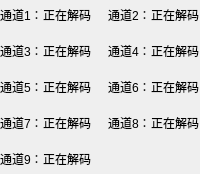
                       <widget class="QWidget" name="widget_12" native="true">
                        <layout class="QVBoxLayout" name="verticalLayout_2">
                         <property name="spacing">
                          <number>6</number>
                         </property>
                         <property name="leftMargin">
                          <number>0</number>
                         </property>
                         <property name="topMargin">
                          <number>0</number>
                         </property>
                         <property name="rightMargin">
                          <number>0</number>
                         </property>
                         <property name="bottomMargin">
                          <number>0</number>
                         </property>
                         <item>
                          <widget class="QWidget" name="widget_10" native="true">
                           <property name="minimumSize">
                            <size>
                             <width>0</width>
                             <height>30</height>
                            </size>
                           </property>
                           <layout class="QHBoxLayout" name="horizontalLayout_15">
                            <property name="spacing">
                             <number>0</number>
                            </property>
                            <property name="leftMargin">
                             <number>0</number>
                            </property>
                            <property name="topMargin">
                             <number>0</number>
                            </property>
                            <property name="rightMargin">
                             <number>0</number>
                            </property>
                            <property name="bottomMargin">
                             <number>0</number>
                            </property>
                            <item>
                             <widget class="QWidget" name="widget_9" native="true">
                              <property name="minimumSize">
                               <size>
                                <width>0</width>
                                <height>30</height>
                               </size>
                              </property>
                              <layout class="QHBoxLayout" name="horizontalLayout_7">
                               <property name="spacing">
                                <number>0</number>
                               </property>
                               <property name="leftMargin">
                                <number>0</number>
                               </property>
                               <property name="topMargin">
                                <number>0</number>
                               </property>
                               <property name="rightMargin">
                                <number>0</number>
                               </property>
                               <property name="bottomMargin">
                                <number>0</number>
                               </property>
                               <item>
                                <widget class="QLabel" name="label">
                                 <property name="styleSheet">
                                  <string notr="true"/>
                                 </property>
                                 <property name="text">
                                  <string>通道1：</string>
                                 </property>
                                </widget>
                               </item>
                               <item>
                                <widget class="QLabel" name="label_td1">
                                 <property name="styleSheet">
                                  <string notr="true"/>
                                 </property>
                                 <property name="text">
                                  <string>正在解码</string>
                                 </property>
                                </widget>
                               </item>
                               <item>
                                <spacer name="horizontalSpacer_5">
                                 <property name="orientation">
                                  <enum>Qt::Horizontal</enum>
                                 </property>
                                 <property name="sizeHint" stdset="0">
                                  <size>
                                   <width>1</width>
                                   <height>20</height>
                                  </size>
                                 </property>
                                </spacer>
                               </item>
                              </layout>
                             </widget>
                            </item>
                            <item>
                             <widget class="QWidget" name="widget_11" native="true">
                              <layout class="QHBoxLayout" name="horizontalLayout_8">
                               <property name="spacing">
                                <number>0</number>
                               </property>
                               <property name="leftMargin">
                                <number>9</number>
                               </property>
                               <property name="topMargin">
                                <number>0</number>
                               </property>
                               <property name="rightMargin">
                                <number>0</number>
                               </property>
                               <property name="bottomMargin">
                                <number>0</number>
                               </property>
                               <item>
                                <widget class="QLabel" name="label_4">
                                 <property name="styleSheet">
                                  <string notr="true"/>
                                 </property>
                                 <property name="text">
                                  <string>通道2：</string>
                                 </property>
                                </widget>
                               </item>
                               <item>
                                <widget class="QLabel" name="label_td2">
                                 <property name="styleSheet">
                                  <string notr="true"/>
                                 </property>
                                 <property name="text">
                                  <string>正在解码</string>
                                 </property>
                                </widget>
                               </item>
                               <item>
                                <spacer name="horizontalSpacer_6">
                                 <property name="orientation">
                                  <enum>Qt::Horizontal</enum>
                                 </property>
                                 <property name="sizeHint" stdset="0">
                                  <size>
                                   <width>1</width>
                                   <height>20</height>
                                  </size>
                                 </property>
                                </spacer>
                               </item>
                              </layout>
                             </widget>
                            </item>
                           </layout>
                          </widget>
                         </item>
                         <item>
                          <widget class="QWidget" name="widget_13" native="true">
                           <property name="minimumSize">
                            <size>
                             <width>0</width>
                             <height>30</height>
                            </size>
                           </property>
                           <layout class="QHBoxLayout" name="horizontalLayout_16">
                            <property name="spacing">
                             <number>0</number>
                            </property>
                            <property name="leftMargin">
                             <number>0</number>
                            </property>
                            <property name="topMargin">
                             <number>0</number>
                            </property>
                            <property name="rightMargin">
                             <number>0</number>
                            </property>
                            <property name="bottomMargin">
                             <number>0</number>
                            </property>
                            <item>
                             <widget class="QWidget" name="widget_14" native="true">
                              <layout class="QHBoxLayout" name="horizontalLayout_9">
                               <property name="spacing">
                                <number>0</number>
                               </property>
                               <property name="leftMargin">
                                <number>0</number>
                               </property>
                               <property name="topMargin">
                                <number>0</number>
                               </property>
                               <property name="rightMargin">
                                <number>0</number>
                               </property>
                               <property name="bottomMargin">
                                <number>0</number>
                               </property>
                               <item>
                                <widget class="QLabel" name="label_8">
                                 <property name="styleSheet">
                                  <string notr="true"/>
                                 </property>
                                 <property name="text">
                                  <string>通道3：</string>
                                 </property>
                                </widget>
                               </item>
                               <item>
                                <widget class="QLabel" name="label_td3">
                                 <property name="styleSheet">
                                  <string notr="true"/>
                                 </property>
                                 <property name="text">
                                  <string>正在解码</string>
                                 </property>
                                </widget>
                               </item>
                               <item>
                                <spacer name="horizontalSpacer_7">
                                 <property name="orientation">
                                  <enum>Qt::Horizontal</enum>
                                 </property>
                                 <property name="sizeHint" stdset="0">
                                  <size>
                                   <width>1</width>
                                   <height>20</height>
                                  </size>
                                 </property>
                                </spacer>
                               </item>
                              </layout>
                             </widget>
                            </item>
                            <item>
                             <widget class="QWidget" name="widget_15" native="true">
                              <layout class="QHBoxLayout" name="horizontalLayout_10">
                               <property name="spacing">
                                <number>0</number>
                               </property>
                               <property name="leftMargin">
                                <number>9</number>
                               </property>
                               <property name="topMargin">
                                <number>0</number>
                               </property>
                               <property name="rightMargin">
                                <number>0</number>
                               </property>
                               <property name="bottomMargin">
                                <number>0</number>
                               </property>
                               <item>
                                <widget class="QLabel" name="label_11">
                                 <property name="styleSheet">
                                  <string notr="true"/>
                                 </property>
                                 <property name="text">
                                  <string>通道4：</string>
                                 </property>
                                </widget>
                               </item>
                               <item>
                                <widget class="QLabel" name="label_td4">
                                 <property name="styleSheet">
                                  <string notr="true"/>
                                 </property>
                                 <property name="text">
                                  <string>正在解码</string>
                                 </property>
                                </widget>
                               </item>
                               <item>
                                <spacer name="horizontalSpacer_8">
                                 <property name="orientation">
                                  <enum>Qt::Horizontal</enum>
                                 </property>
                                 <property name="sizeHint" stdset="0">
                                  <size>
                                   <width>1</width>
                                   <height>20</height>
                                  </size>
                                 </property>
                                </spacer>
                               </item>
                              </layout>
                             </widget>
                            </item>
                           </layout>
                          </widget>
                         </item>
                         <item>
                          <widget class="QWidget" name="widget_16" native="true">
                           <property name="minimumSize">
                            <size>
                             <width>0</width>
                             <height>30</height>
                            </size>
                           </property>
                           <layout class="QHBoxLayout" name="horizontalLayout_17">
                            <property name="spacing">
                             <number>0</number>
                            </property>
                            <property name="leftMargin">
                             <number>0</number>
                            </property>
                            <property name="topMargin">
                             <number>0</number>
                            </property>
                            <property name="rightMargin">
                             <number>0</number>
                            </property>
                            <property name="bottomMargin">
                             <number>0</number>
                            </property>
                            <item>
                             <widget class="QWidget" name="widget_17" native="true">
                              <layout class="QHBoxLayout" name="horizontalLayout_11">
                               <property name="spacing">
                                <number>0</number>
                               </property>
                               <property name="leftMargin">
                                <number>0</number>
                               </property>
                               <property name="topMargin">
                                <number>0</number>
                               </property>
                               <property name="rightMargin">
                                <number>0</number>
                               </property>
                               <property name="bottomMargin">
                                <number>0</number>
                               </property>
                               <item>
                                <widget class="QLabel" name="label_13">
                                 <property name="styleSheet">
                                  <string notr="true"/>
                                 </property>
                                 <property name="text">
                                  <string>通道5：</string>
                                 </property>
                                </widget>
                               </item>
                               <item>
                                <widget class="QLabel" name="label_td5">
                                 <property name="styleSheet">
                                  <string notr="true"/>
                                 </property>
                                 <property name="text">
                                  <string>正在解码</string>
                                 </property>
                                </widget>
                               </item>
                               <item>
                                <spacer name="horizontalSpacer_9">
                                 <property name="orientation">
                                  <enum>Qt::Horizontal</enum>
                                 </property>
                                 <property name="sizeHint" stdset="0">
                                  <size>
                                   <width>1</width>
                                   <height>20</height>
                                  </size>
                                 </property>
                                </spacer>
                               </item>
                              </layout>
                             </widget>
                            </item>
                            <item>
                             <widget class="QWidget" name="widget_18" native="true">
                              <layout class="QHBoxLayout" name="horizontalLayout_12">
                               <property name="spacing">
                                <number>0</number>
                               </property>
                               <property name="leftMargin">
                                <number>9</number>
                               </property>
                               <property name="topMargin">
                                <number>0</number>
                               </property>
                               <property name="rightMargin">
                                <number>0</number>
                               </property>
                               <property name="bottomMargin">
                                <number>0</number>
                               </property>
                               <item>
                                <widget class="QLabel" name="label_15">
                                 <property name="styleSheet">
                                  <string notr="true"/>
                                 </property>
                                 <property name="text">
                                  <string>通道6：</string>
                                 </property>
                                </widget>
                               </item>
                               <item>
                                <widget class="QLabel" name="label_td6">
                                 <property name="styleSheet">
                                  <string notr="true"/>
                                 </property>
                                 <property name="text">
                                  <string>正在解码</string>
                                 </property>
                                </widget>
                               </item>
                               <item>
                                <spacer name="horizontalSpacer_10">
                                 <property name="orientation">
                                  <enum>Qt::Horizontal</enum>
                                 </property>
                                 <property name="sizeHint" stdset="0">
                                  <size>
                                   <width>1</width>
                                   <height>20</height>
                                  </size>
                                 </property>
                                </spacer>
                               </item>
                              </layout>
                             </widget>
                            </item>
                           </layout>
                          </widget>
                         </item>
                         <item>
                          <widget class="QWidget" name="widget_19" native="true">
                           <property name="minimumSize">
                            <size>
                             <width>0</width>
                             <height>30</height>
                            </size>
                           </property>
                           <layout class="QHBoxLayout" name="horizontalLayout_18">
                            <property name="spacing">
                             <number>0</number>
                            </property>
                            <property name="leftMargin">
                             <number>0</number>
                            </property>
                            <property name="topMargin">
                             <number>0</number>
                            </property>
                            <property name="rightMargin">
                             <number>0</number>
                            </property>
                            <property name="bottomMargin">
                             <number>0</number>
                            </property>
                            <item>
                             <widget class="QWidget" name="widget_20" native="true">
                              <layout class="QHBoxLayout" name="horizontalLayout_13">
                               <property name="spacing">
                                <number>0</number>
                               </property>
                               <property name="leftMargin">
                                <number>0</number>
                               </property>
                               <property name="topMargin">
                                <number>0</number>
                               </property>
                               <property name="rightMargin">
                                <number>0</number>
                               </property>
                               <property name="bottomMargin">
                                <number>0</number>
                               </property>
                               <item>
                                <widget class="QLabel" name="label_17">
                                 <property name="styleSheet">
                                  <string notr="true"/>
                                 </property>
                                 <property name="text">
                                  <string>通道7：</string>
                                 </property>
                                </widget>
                               </item>
                               <item>
                                <widget class="QLabel" name="label_td7">
                                 <property name="styleSheet">
                                  <string notr="true"/>
                                 </property>
                                 <property name="text">
                                  <string>正在解码</string>
                                 </property>
                                </widget>
                               </item>
                               <item>
                                <spacer name="horizontalSpacer_11">
                                 <property name="orientation">
                                  <enum>Qt::Horizontal</enum>
                                 </property>
                                 <property name="sizeHint" stdset="0">
                                  <size>
                                   <width>1</width>
                                   <height>20</height>
                                  </size>
                                 </property>
                                </spacer>
                               </item>
                              </layout>
                             </widget>
                            </item>
                            <item>
                             <widget class="QWidget" name="widget_21" native="true">
                              <layout class="QHBoxLayout" name="horizontalLayout_14">
                               <property name="spacing">
                                <number>0</number>
                               </property>
                               <property name="leftMargin">
                                <number>9</number>
                               </property>
                               <property name="topMargin">
                                <number>0</number>
                               </property>
                               <property name="rightMargin">
                                <number>0</number>
                               </property>
                               <property name="bottomMargin">
                                <number>0</number>
                               </property>
                               <item>
                                <widget class="QLabel" name="label_19">
                                 <property name="styleSheet">
                                  <string notr="true"/>
                                 </property>
                                 <property name="text">
                                  <string>通道8：</string>
                                 </property>
                                </widget>
                               </item>
                               <item>
                                <widget class="QLabel" name="label_td8">
                                 <property name="styleSheet">
                                  <string notr="true"/>
                                 </property>
                                 <property name="text">
                                  <string>正在解码</string>
                                 </property>
                                </widget>
                               </item>
                               <item>
                                <spacer name="horizontalSpacer_12">
                                 <property name="orientation">
                                  <enum>Qt::Horizontal</enum>
                                 </property>
                                 <property name="sizeHint" stdset="0">
                                  <size>
                                   <width>1</width>
                                   <height>20</height>
                                  </size>
                                 </property>
                                </spacer>
                               </item>
                              </layout>
                             </widget>
                            </item>
                           </layout>
                          </widget>
                         </item>
                         <item>
                          <widget class="QWidget" name="widget_23" native="true">
                           <property name="minimumSize">
                            <size>
                             <width>0</width>
                             <height>30</height>
                            </size>
                           </property>
                           <layout class="QHBoxLayout" name="horizontalLayout_27">
                            <property name="spacing">
                             <number>0</number>
                            </property>
                            <property name="leftMargin">
                             <number>0</number>
                            </property>
                            <property name="topMargin">
                             <number>0</number>
                            </property>
                            <property name="rightMargin">
                             <number>0</number>
                            </property>
                            <property name="bottomMargin">
                             <number>0</number>
                            </property>
                            <item>
                             <widget class="QWidget" name="widget_34" native="true">
                              <layout class="QHBoxLayout" name="horizontalLayout_28">
                               <property name="spacing">
                                <number>0</number>
                               </property>
                               <property name="leftMargin">
                                <number>0</number>
                               </property>
                               <property name="topMargin">
                                <number>0</number>
                               </property>
                               <property name="rightMargin">
                                <number>0</number>
                               </property>
                               <property name="bottomMargin">
                                <number>0</number>
                               </property>
                               <item>
                                <widget class="QLabel" name="label_18">
                                 <property name="styleSheet">
                                  <string notr="true"/>
                                 </property>
                                 <property name="text">
                                  <string>通道9：</string>
                                 </property>
                                </widget>
                               </item>
                               <item>
                                <widget class="QLabel" name="label_td9">
                                 <property name="styleSheet">
                                  <string notr="true"/>
                                 </property>
                                 <property name="text">
                                  <string>正在解码</string>
                                 </property>
                                </widget>
                               </item>
                               <item>
                                <spacer name="horizontalSpacer_21">
                                 <property name="orientation">
                                  <enum>Qt::Horizontal</enum>
                                 </property>
                                 <property name="sizeHint" stdset="0">
                                  <size>
                                   <width>1</width>
                                   <height>20</height>
                                  </size>
                                 </property>
                                </spacer>
                               </item>
                              </layout>
                             </widget>
                            </item>
                           </layout>
                          </widget>
                         </item>
                        </layout>
                       </widget>
